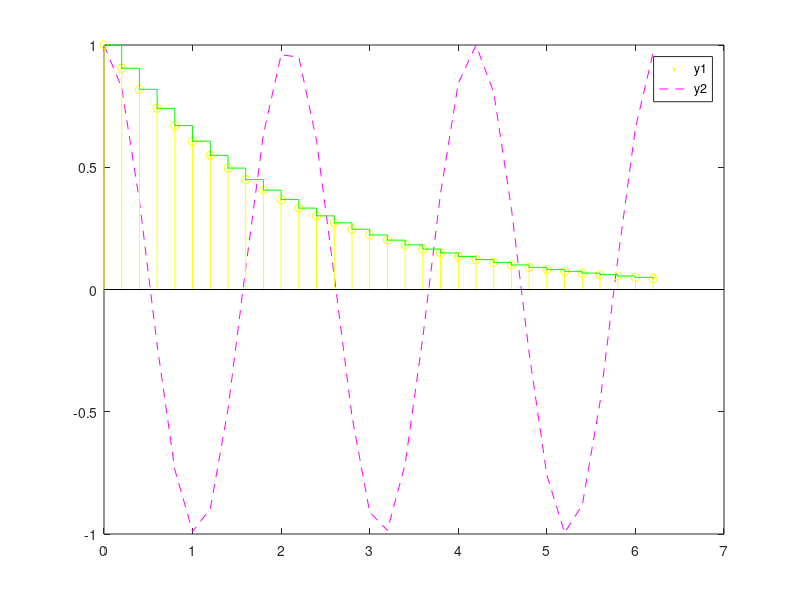

Write MATLAB code to recreate this figure.
t = 0:0.2:2*pi;
y1 = exp(-0.5*t);
y2 = cos(3*t);


figure;

%  plot()
plot(t, y1, 'y.', t, y2, 'm--'); % 'y.' - жовтий колір, точковий стиль для y1(t); 'm--' - рожевий колір, пунктирний стиль для y2(t)
legend('y1', 'y2');

hold on; % утримання графічного контексту

%  stem()
stem(t, y1, 'y'); % 'y' - жовтий колір
hold on;

% stairs()
stairs(t, y1, 'g'); % 'g' - зелений колір

hold off; % відпуск графічного контексту

